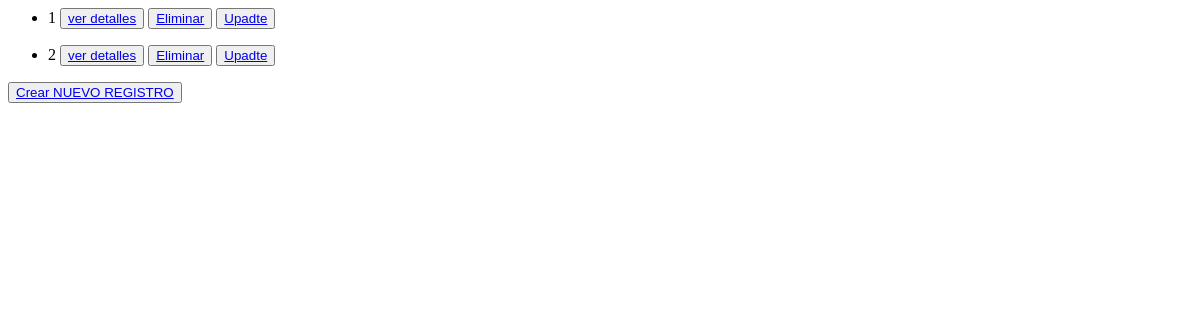
The page /autor_list/ on the database as committed earlier.
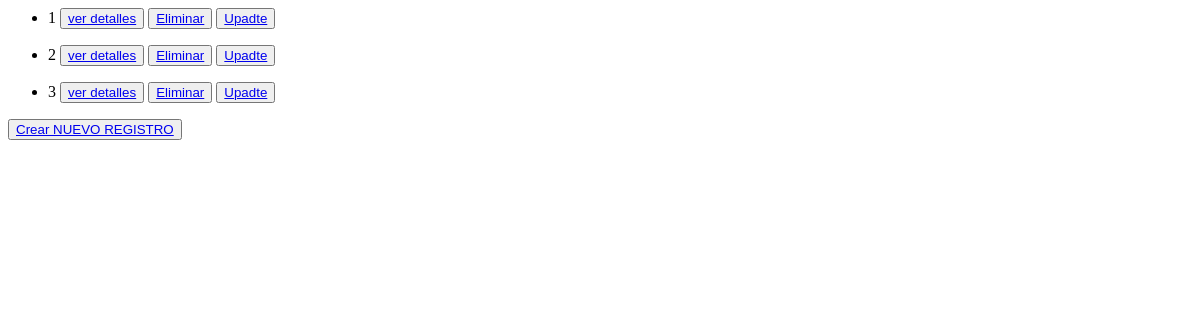
The same page on the database as committed later.
### MiBlog/models.py (models this page shows, shortened)
class autor(models.Model):
    nombre = models.CharField(max_length=40)
    titulo = models.CharField(max_length=40)
    email = models.EmailField(default='test@test.com')
    fecha = models.DateField(default=datetime.now)
    subtitulo = models.CharField(max_length=100,blank=True)
    post = models.TextField("")

### MiBlog/views.py (the view)
# urls.py: path('autor_list/', views.autorList.as_view(), name='List'),
class autorList(ListView):
   model = autor
   template_name = 'Miblog/autor_list.html'

### MiBlog/templates/MiBlog/autor_list.html
{% for autor in object_list %}
<ul>
    <li>
        {{autor.id}}
        <button>
            <a href="{% url 'Detail' autor.id %}">ver detalles</a>
        </button>
        <button>
            <a href="{% url 'Delete' autor.id %}">Eliminar</a>
        </button>
        <button>
            <a href="{% url 'Update' autor.id %}">Upadte</a>
        </button>
    </li>
</ul>
{% endfor %}
<button>
    <a href="{% url 'Create' %}">Crear NUEVO REGISTRO</a>
</button>

Rows that differ between the two databases and show on the page:
added autor: id "3"
